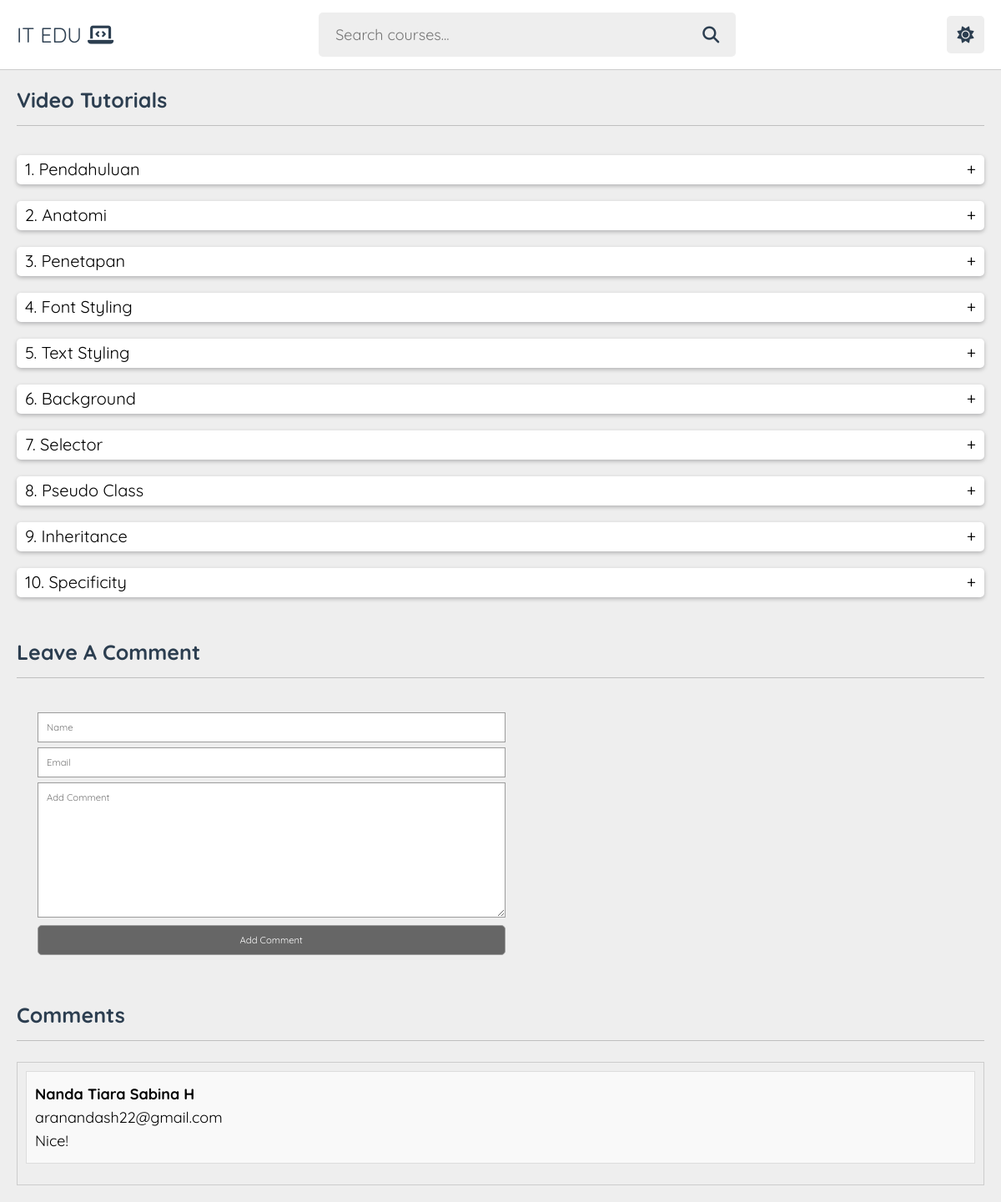
The app's page /playlist-css.php with its own data.
### tables this page shows
CREATE TABLE `comments` (
  `id` int(11) NOT NULL,
  `name` varchar(255) NOT NULL,
  `email` varchar(255) NOT NULL,
  `comment` text NOT NULL,
  `date` timestamp NOT NULL DEFAULT current_timestamp() ON UPDATE current_timestamp(),
  `playlist` varchar(255) NOT NULL
);

### playlist-css.php (the view, shortened to what this page needs)
<?php include_once("inc_header.php") ?>
<section class="video-tutorials">
    <h1 class="heading">Video Tutorials</h1>
    <div class="accordion">
        <div class="tutorial">
            <div class="judul">1. Pendahuluan</div>
        </div>
        <div class="tutorial">
            <div class="judul">2. Anatomi</div>
        </div>
        <div class="tutorial">
            <div class="judul">3. Penetapan</div>
        </div>
        <div class="tutorial">
            <div class="judul">4. Font Styling</div>
        </div>
        <div class="tutorial">
            <div class="judul">5. Text Styling</div>
        </div>
        <div class="tutorial">
            <div class="judul">6. Background</div>
        </div>
        <div class="tutorial">
            <div class="judul">7. Selector</div>
        </div>
        <div class="tutorial">
            <div class="judul">8. Pseudo Class</div>
        </div>
        <div class="tutorial">
            <div class="judul">9. Inheritance</div>
        </div>
        <div class="tutorial">
            <div class="judul">10. Specificity</div>
        </div>
    </div>
</section>
<section>
    <h1 class="heading">Leave a Comment</h1>
    <div class="comment-box">
        <form class="comment-form" method="post" action="proses_komentar.php">
            <input type="text" placeholder="Name" name="name" />
            <input type="email" placeholder="Email" name="email" />
            <textarea rows="10" placeholder="Add Comment" name="comment"></textarea>
            <input type="submit" value="add comment" class="inline-btn" name="Submit" />
        </form>
    </div>
</section>
<section>
    <h1 class="heading">Comments</h1>
    <div class="comment-section">
        <?php
        $playlist_name = "CSS";
        $sql = "SELECT * FROM comments WHERE playlist = '$playlist_name' ORDER BY id DESC";
        $result = mysqli_query($koneksi, $sql);
        if ($result) {
            while ($row = mysqli_fetch_assoc($result)) {
                echo "<div class='single-comment'>";
                echo "<p><strong>" . $row['name'] . "</strong></p>";
                echo "<p>" . $row['email'] . "</p>";
                echo "<p>" . $row['comment'] . "</p>";
                echo "</div>";
            }
        } else {
            echo "No comments for this playlist yet.";
        }
        ?>
    </div>
</section>
</body>
</html>

### css/style.css (style rules this page uses)
:root { --main-color: #9b9b9b; --red: #e74c3c; --orange: #f39c12; --light-color: #888; --light-bg: #eee; --black: #2c3e50; --white: #fff; --border: 0.1rem solid rgba(0, 0, 0, 0.2); --grey: #666666; }
* { font-family: "Quicksand", sans-serif; margin: 0; padding: 0; box-sizing: border-box; outline: none; border: none; text-decoration: none; }
html { font-size: 62.5%; overflow-x: hidden; }
body { background-color: var(--light-bg); }
section { padding: 2rem; margin: 0 auto; max-width: 1200px; }
.inline-btn, .inline-option-btn, .inline-delete-btn, .btn, .delete-btn, .option-btn { border-radius: 0.5rem; color: #fff; font-size: 1rem; cursor: pointer; text-transform: capitalize; padding: 1rem 3rem; text-align: center; margin-top: 1rem; }
.inline-btn, .inline-option-btn, .inline-delete-btn { display: inline-block; }
.btn, .inline-btn { background-color: var(--grey); }
.heading { font-size: 2.5rem; color: var(--black); margin-bottom: 2.5rem; border-bottom: var(--border); padding-bottom: 1.5rem; text-transform: capitalize; }
.comment-box { width: 100%; border: none; padding: 1.25rem 2.5rem; border-radius: 0.3125rem; display: flex; margin-right: 150px; }
.comment-box input, .comment-form textarea { width: 100%; padding: 1rem; margin: 0.3125rem 0; box-sizing: border-box; outline: none; font-size: 1.125rem; border: 1px solid var(--main-color); }
.accordion { display: flex; flex-direction: column; }
.tutorial { background-color: var(--white); margin: 10px 0; border-radius: 0.5rem; box-shadow: 0 2px 5px 0 rgba(0, 0, 9, 0.25); }
.judul { padding: 0.5rem 3rem 0.5rem 1rem; min-height: 3.5rem; line-height: 1.25rem; display: flex; align-items: center; position: relative; cursor: pointer; font-size: 20px; }
.judul::after { content: "\002b"; font-size: 2rem; position: absolute; right: 1rem; }
.comment-section { border: 1px solid #ccc; padding: 10px; margin-top: 20px; }
.single-comment { margin-bottom: 15px; padding: 10px; border: 1px solid #ddd; background-color: #f9f9f9; }
.single-comment p { margin: 5px 0; }
.single-comment strong { font-weight: bold; }
.comment-section .single-comment p { font-size: 18px; }

### records on screen
comments: name "Nanda Tiara Sabina H", email "aranandash22@gmail.com", comment "Nice!"
